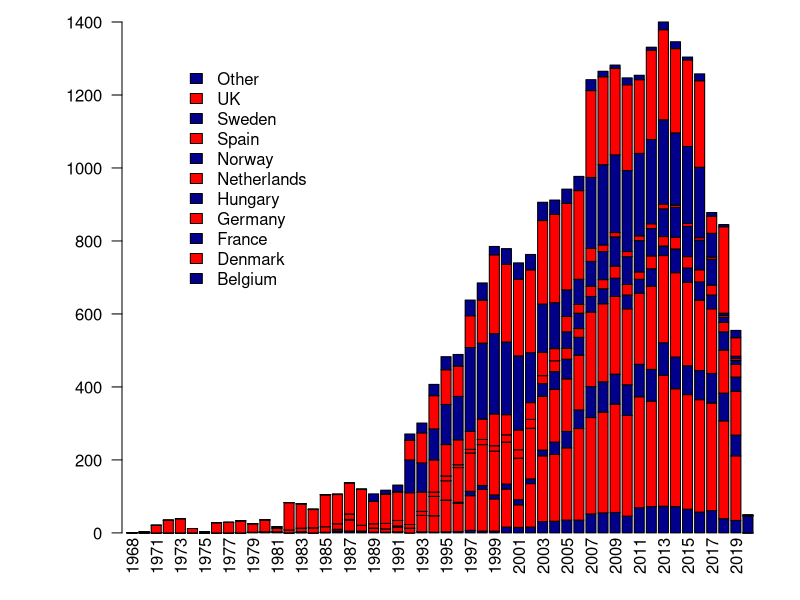

Generate this figure with R:
##Set working directory
setwd("C:/Users/ewelti/Desktop/git/EuroAquaticMacroInverts/")

# attach data
sites <- read.table("plots/sites_per_yr.csv", header=T, sep=",", row.names = 1, check.names = F)

#tiff(filename = "plots/Countries_yr.tiff", width = 8, height = 6.5, units = 'in', res = 600, compression = 'lzw')

par(mgp=c(3,0,-1),mar=c(3,5,1,1)+0.1)

colors <- c("darkblue", "red")
barplot(as.matrix(sites), las=2, col= colors)
legend(x=5,y=1300, rownames(sites), fill = colors, bty = "n")


dev.off()
##


